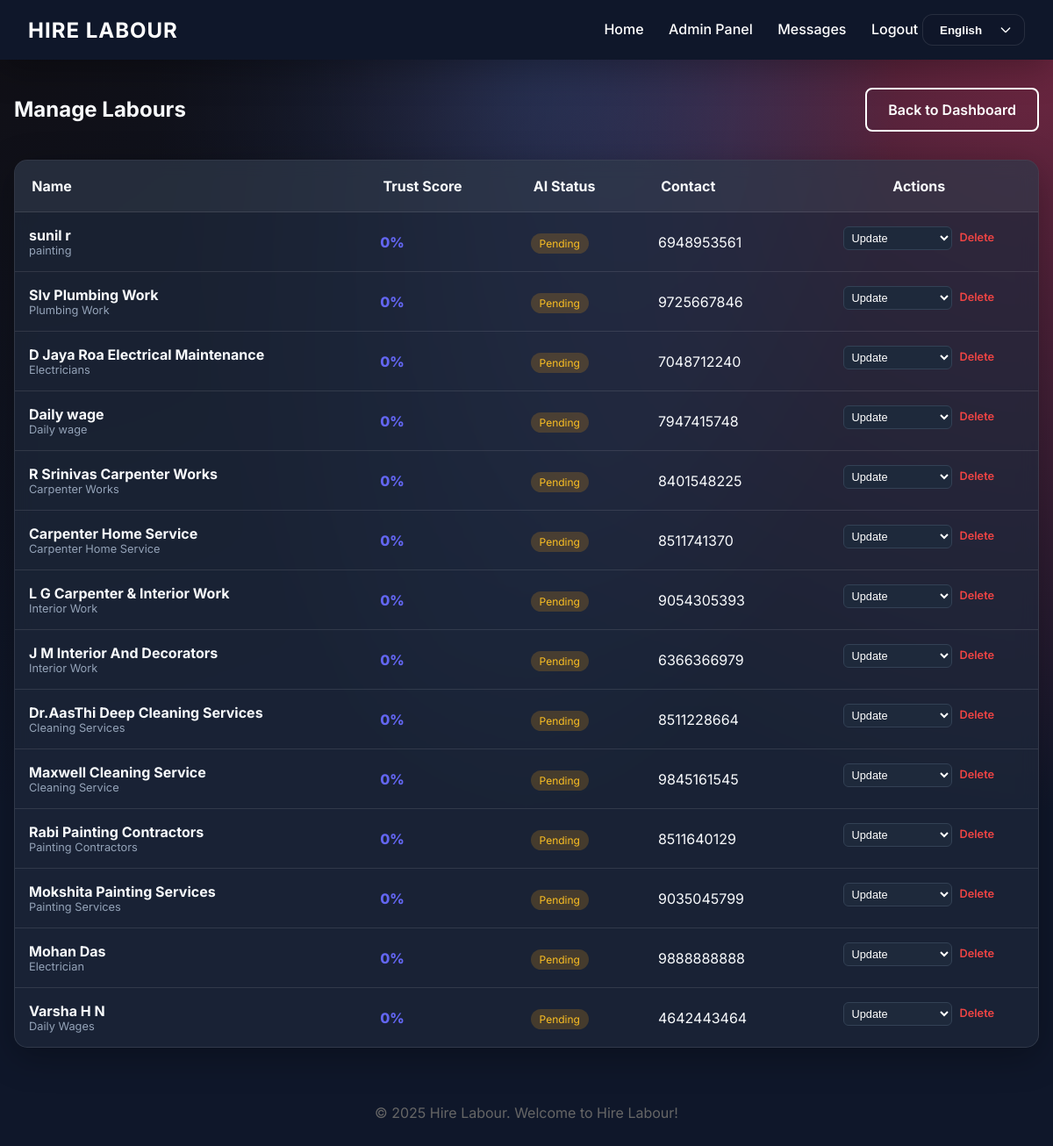
Page /admin/manage_labours (signed in) on the committed database.
### models.py (models this page shows, shortened)
class Labour(db.Model, UserMixin):
    __tablename__ = 'labours'
    labour_id = db.Column(db.Integer, primary_key=True)
    username = db.Column(db.String(50), unique=True, nullable=False)
    password = db.Column(db.String(255), nullable=False)
    full_name = db.Column(db.String(100), nullable=False)
    email = db.Column(db.String(100), unique=True, nullable=False)
    phone = db.Column(db.String(15), nullable=False)
    service_offered = db.Column(db.String(100), nullable=False)
    address = db.Column(db.Text)
    profile_image = db.Column(db.String(255))
    id_card_image = db.Column(db.String(255))
    selfie_image = db.Column(db.String(255))
    face_encoding = db.Column(db.Text)
    trust_score = db.Column(db.Integer, default=0)
    status = db.Column(db.String(20), default='Pending') # Verified, Suspicious, Fake, Pending
    registration_date = db.Column(db.DateTime, default=datetime.utcnow)
    feedbacks = db.relationship('Feedback', backref='labour', lazy=True)

### app.py (the view)
@app.route('/admin/manage_labours')
@login_required
def manage_labours():
    if session.get('user_role') != 'admin':
        return redirect(url_for('index'))
    return render_template('admin/manage_labours.html', labours=Labour.query.all())

### app.py (called while the page is built)
@login_manager.user_loader
def load_user(user_id):
    try:
        if user_id.startswith('admin_'):
            return Admin.query.get(int(user_id.split('_')[1]))
        elif user_id.startswith('labour_'):
            return Labour.query.get(int(user_id.split('_')[1]))
        elif user_id.startswith('public_'):
            return Public.query.get(int(user_id.split('_')[1]))
    except:
        return None
    return None

@app.context_processor
def inject_lang():
    lang = session.get('lang', 'en')
    en = TRANSLATIONS['en']
    current = TRANSLATIONS.get(lang, en)
    merged = {**en, **current}
    return dict(lang=lang, t=merged)

### templates/admin/manage_labours.html (shortened to what this page needs)
{% extends 'base.html' %}
{% block content %}
<div style="display: flex; justify-content: space-between; align-items: center; margin-bottom: 2rem;">
    <h2>Manage Labours</h2>
    <a href="{{ url_for('admin_dashboard') }}" class="btn btn-outline" style="color: white; border-color: white;">Back
        to Dashboard</a>
</div>
<div class="card" style="padding: 0; overflow: hidden;">
    <div style="overflow-x: auto;">
        <table style="width: 100%; border-collapse: collapse;">
            <thead style="background: rgba(255,255,255,0.05);">
                <tr>
                    <th style="padding: 1.2rem; text-align: left;">Name</th>
                    <th style="padding: 1.2rem; text-align: left;">Trust Score</th>
                    <th style="padding: 1.2rem; text-align: left;">AI Status</th>
                    <th style="padding: 1.2rem; text-align: left;">Contact</th>
                    <th style="padding: 1.2rem; text-align: center;">Actions</th>
                </tr>
            </thead>
            <tbody>
                {% for labour in labours %}
                <tr style="border-top: 1px solid var(--glass-border);">
                    <td style="padding: 1rem;">
                        <div style="font-weight: 700;">{{ labour.full_name }}</div>
                        <div style="font-size: 0.8rem; color: #94a3b8;">{{ labour.service_offered }}</div>
                    </td>
                    <td style="padding: 1rem;">
                        <div style="font-weight: 800; color: #6366f1;">{{ labour.trust_score }}%</div>
                    </td>
                    <td style="padding: 1rem;">
                        {% if labour.status == 'Verified' %}
                            <span style="background: rgba(34, 197, 94, 0.2); color: #4ade80; padding: 4px 10px; border-radius: 20px; font-size: 0.75rem;">VERIFIED</span>
                        {% elif labour.status == 'Fake' %}
                            <span style="background: rgba(239, 68, 68, 0.2); color: #f87171; padding: 4px 10px; border-radius: 20px; font-size: 0.75rem;">FAKE</span>
                        {% else %}
                            <span style="background: rgba(245, 158, 11, 0.2); color: #fbbf24; padding: 4px 10px; border-radius: 20px; font-size: 0.75rem;">{{ labour.status }}</span>
                        {% endif %}
                    </td>
                    <td style="padding: 1rem;">{{ labour.phone }}</td>
                    <td style="padding: 1rem; text-align: center; display: flex; gap: 0.5rem; justify-content: center;">
                        <form action="{{ url_for('update_labour_status', id=labour.labour_id) }}" method="POST" style="display: inline;">
                            <select name="status" onchange="this.form.submit()" style="background: #1e293b; color: white; border: 1px solid #334155; padding: 4px; border-radius: 6px; font-size: 0.8rem;">
                                <option value="" selected disabled>Update</option>
                            </select>
                        </form>
                        <a href="{{ url_for('delete_user', type='labour', id=labour.labour_id) }}"
                           style="color: #ef4444; text-decoration: none; font-size: 0.8rem; font-weight: 600; margin-top: 5px;"
                           onclick="return confirm('Delete this professional?')">Delete</a>
                    </td>
                </tr>
                {% endfor %}
            </tbody>
        </table>
    </div>
</div>
{% endblock %}

### static/css/style.css (style rules this page uses)
:root { --primary-color: #0f172a; --secondary-color: #fbbf24; --accent-color: #10b981; --bg-color: #0f172a; --text-color: #f8fafc; --glass-bg: rgba(30, 41, 59, 0.7); --glass-border: rgba(255, 255, 255, 0.1); --shadow: 0 10px 40px 0 rgba(0, 0, 0, 0.3); }
* { box-sizing: border-box; margin: 0; padding: 0; }
body { font-family: 'Inter', 'Outfit', sans-serif; background: radial-gradient(at 0% 0%, hsla(253, 16%, 7%, 1) 0, transparent 50%), radial-gradient(at 50% 0%, hsla(225, 39%, 30%, 1) 0, transparent 50%), radial-gradient(at 100% 0%, hsla(339, 49%, 30%, 1) 0, transparent 50%); background-color: var(--bg-color); background-attachment: fixed; color: var(--text-color); min-height: 100vh; display: flex; flex-direction: column; }
.card { background: var(--glass-bg); backdrop-filter: blur(10px); -webkit-backdrop-filter: blur(10px); border: 1px solid var(--glass-border); border-radius: 15px; padding: 1.5rem; box-shadow: var(--shadow); transition: transform 0.3s, box-shadow 0.3s; }
.btn { padding: 0.8rem 1.5rem; border-radius: 8px; border: none; font-weight: 600; cursor: pointer; transition: all 0.3s; text-decoration: none; display: inline-block; }
.btn-outline { border: 2px solid white; color: white; background: transparent; }

### rows in the picture
Labour: full_name "sunil r", service_offered "painting", trust_score "0", status "Pending", phone "6948953561"
Labour: full_name "Slv Plumbing Work", service_offered "Plumbing Work", trust_score "0", status "Pending", phone "9725667846"
Labour: full_name "D Jaya Roa Electrical Maintenance", service_offered "Electricians", trust_score "0", status "Pending", phone "7048712240"
Labour: full_name "Daily wage", service_offered "Daily wage", trust_score "0", status "Pending", phone "7947415748"
Labour: full_name "R Srinivas Carpenter Works", service_offered "Carpenter Works", trust_score "0", status "Pending", phone "8401548225"
Labour: full_name "Carpenter Home Service", service_offered "Carpenter Home Service", trust_score "0", status "Pending", phone "8511741370"
Labour: full_name "L G Carpenter & Interior Work", service_offered "Interior Work", trust_score "0", status "Pending", phone "9054305393"
Labour: full_name "J M Interior And Decorators", service_offered "Interior Work", trust_score "0", status "Pending", phone "6366366979"
Labour: full_name "Dr.AasThi Deep Cleaning Services", service_offered "Cleaning Services", trust_score "0", status "Pending", phone "8511228664"
Labour: full_name "Maxwell Cleaning Service", service_offered "Cleaning Service", trust_score "0", status "Pending", phone "9845161545"
Labour: full_name "Rabi Painting Contractors", service_offered "Painting Contractors", trust_score "0", status "Pending", phone "8511640129"
Labour: full_name "Mokshita Painting Services", service_offered "Painting Services", trust_score "0", status "Pending", phone "9035045799"
Labour: full_name "Mohan Das", service_offered "Electrician", trust_score "0", status "Pending", phone "9888888888"
Labour: full_name "Varsha H N", service_offered "Daily Wages", trust_score "0", status "Pending", phone "4642443464"

### other values in the picture
{{ t['admin_panel'] }} "Admin Panel"
{{ t['logout'] }} "Logout"
{{ t['welcome'] }} "Welcome to Hire Labour!"
